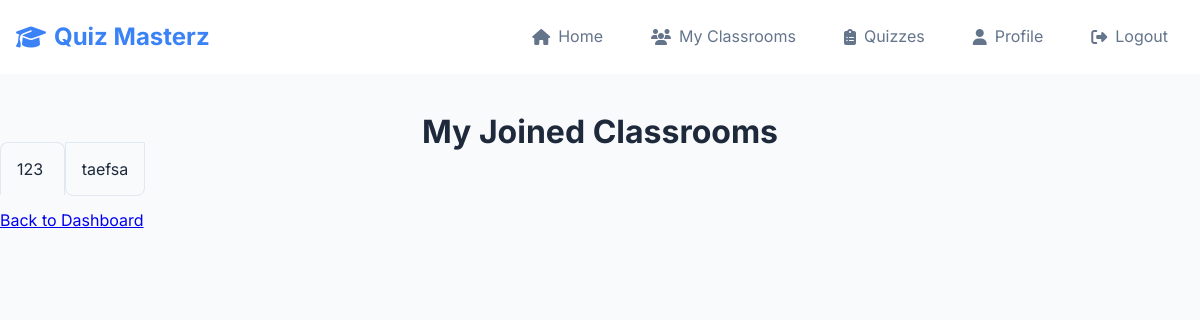
/student/my_classrooms (signed in), run on an earlier commit of the app's database.
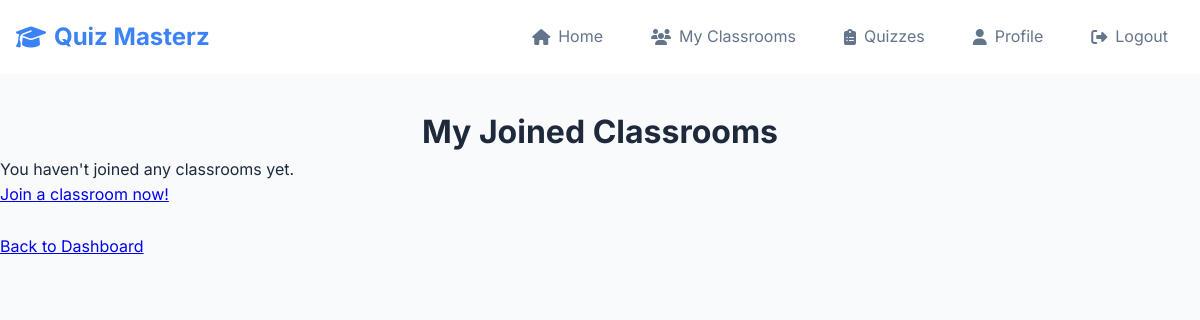
And on a later commit of the database.
### website/models.py (models this page shows, shortened)
class Classroom(db.Model):
    id = db.Column(db.Integer, primary_key=True)
    name = db.Column(db.String(100), nullable=False)
    teacher_id = db.Column(db.Integer, db.ForeignKey('user.id'), nullable=False)
    join_code = db.Column(db.String(8), unique=True, nullable=False)
    quizzes = db.relationship('Quiz', secondary=classroom_quizzes,
                              backref=db.backref('classrooms_assigned_to', lazy='dynamic'),
                              lazy='dynamic')
    quiz_attempts = db.relationship('StudentQuizAttempt', backref='classroom', lazy='dynamic') # Added

### website/views.py (the view)
@views.route('/student/my_classrooms', methods=['GET'])
@login_required
def student_my_classrooms():
    if current_user.role != 'student':
        flash('Access denied.', category='error')
        return redirect(url_for('views.home'))
    classrooms_joined = current_user.joined_classrooms.all() # Use .all() if you need to iterate in template immediately
    return render_template("student_my_classrooms.html", user=current_user, classrooms_joined=classrooms_joined)

### website/__init__.py (called while the page is built)
def create_app():
    app = Flask(__name__)
    app.config['SECRET_KEY'] = 'hjshjhdjah kjshkjdhjs'
    app.config['SQLALCHEMY_DATABASE_URI'] = f'sqlite:///{DB_NAME}'
    db.init_app(app)
    from .views import views
    from .auth import auth
    app.register_blueprint(views, url_prefix='/')
    app.register_blueprint(auth, url_prefix='/')
    with app.app_context():
        db.create_all()
    from .models import User, Classroom, Quiz, Question, Answer, StudentQuizAttempt
    login_manager = LoginManager()
    login_manager.login_view = 'auth.login'
    login_manager.init_app(app)
    @login_manager.user_loader
    def load_user(id):
        return User.query.get(int(id))
    return app

### website/templates/student_my_classrooms.html (shortened to what this page needs)
{% extends "base.html" %}
{% block content %}
<h1 align="center">My Joined Classrooms</h1>
{% if classrooms_joined %}
    <div class="list-group">
        {% for classroom in classrooms_joined %}
            <a href="{{ url_for('views.student_view_classroom', classroom_id=classroom.id) }}" class="list-group-item list-group-item-action">
                {{ classroom.name }}
            </a>
        {% endfor %}
    </div>
{% else %}
    <p>You haven't joined any classrooms yet.</p>
    <p><a href="{{ url_for('views.student_join_classroom') }}">Join a classroom now!</a></p>
{% endif %}
<br />
<p><a href="{{ url_for('views.home') }}">Back to Dashboard</a></p>
{% endblock %}

### website/templates/base.html (shortened to what this page needs)
<!DOCTYPE html>
<html lang="en">
<head>
    <link rel="stylesheet" type="text/css" href="{{ url_for('static', filename='css/style.css') }}">
    <link rel="stylesheet" href="https://cdnjs.cloudflare.com/ajax/libs/font-awesome/6.4.0/css/all.min.css">
</head>
<body>
    <nav class="navbar">
        <div class="nav-container">
            <a href="/" class="nav-brand">
                <i class="fas fa-graduation-cap"></i> Quiz Masterz
            </a>
            <div class="nav-links">
                {% if user.is_authenticated %}
                    <a href="/" class="nav-link">
                        <i class="fas fa-home"></i> Home
                    </a>                    {% if user.role == 'teacher' %}
                        <a href="{{ url_for('views.teacher_classrooms') }}" class="nav-link">
                            <i class="fas fa-chalkboard"></i> Classrooms
                        </a>                    {% elif user.role == 'student' %}
                        <a href="{{ url_for('views.student_my_classrooms') }}" class="nav-link">
                            <i class="fas fa-users"></i> My Classrooms
                        </a>
                        <a href="{{ url_for('views.student_quizzes') }}" class="nav-link">
                            <i class="fas fa-clipboard-list"></i> Quizzes
                        </a>
                    {% endif %}
                    <a href="/profile" class="nav-link">
                        <i class="fas fa-user"></i> Profile
                    </a>
                    <a href="/logout" class="nav-link">
                        <i class="fas fa-sign-out-alt"></i> Logout
                    </a>
                {% endif %}
            </div>
        </div>
    </nav>
    <main>
        {% block content %}
        {% endblock %}
    </main>
</body>
</html>

### website/static/css/style.css (style rules this page uses)
:root { --primary: #3b82f6; --secondary: #64748b; --success: #059669; --warning: #f59e0b; --danger: #dc2626; --bg: #f8fafc; --surface: #fff; --text: #1e293b; --text-muted: #64748b; --border: #e2e8f0; }
* { margin: 0; padding: 0; box-sizing: border-box; }
body { font-family: Inter, sans-serif; line-height: 1.6; color: var(--text); background: var(--bg); }
.navbar { background: var(--surface); top: 0; z-index: 100; }
.nav-container { display: flex; justify-content: space-between; align-items: center; padding: 1rem; max-width: 1200px; margin: 0 auto; }
.nav-brand { font-size: 1.5rem; font-weight: 700; color: var(--primary); text-decoration: none; display: flex; align-items: center; gap: 0.5rem; }
.nav-links { display: flex; gap: 1rem; align-items: center; }
.nav-link { color: var(--text-muted); text-decoration: none; padding: 0.5rem 1rem; border-radius: 8px; transition: all 0.2s; display: flex; align-items: center; gap: 0.5rem; }
main { min-height: calc(100vh - 80px); padding: 2rem 0; }

What changed in the data, as far as the page shows it:
removed Classroom: name "123"
removed Classroom: name "taefsa"
Also different on the page:
text now shown: "You haven't joined any classrooms yet. Join a classroom now!"
